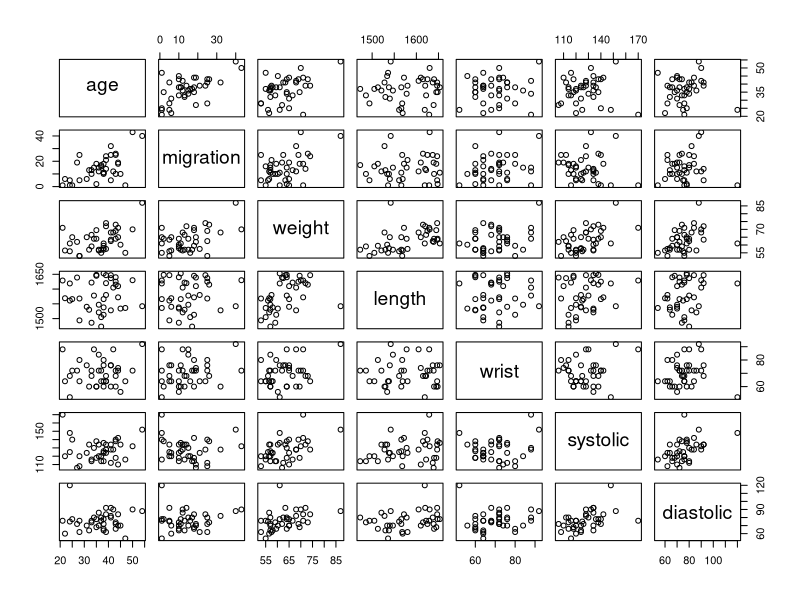
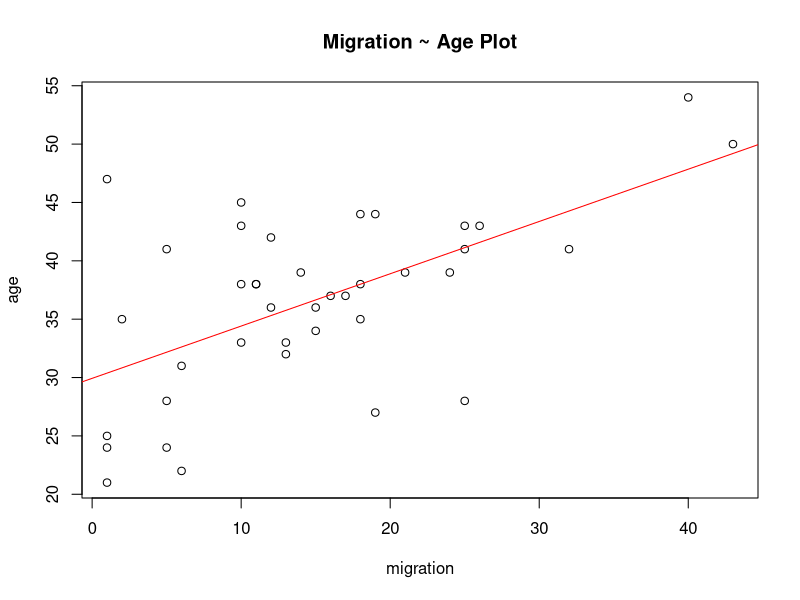
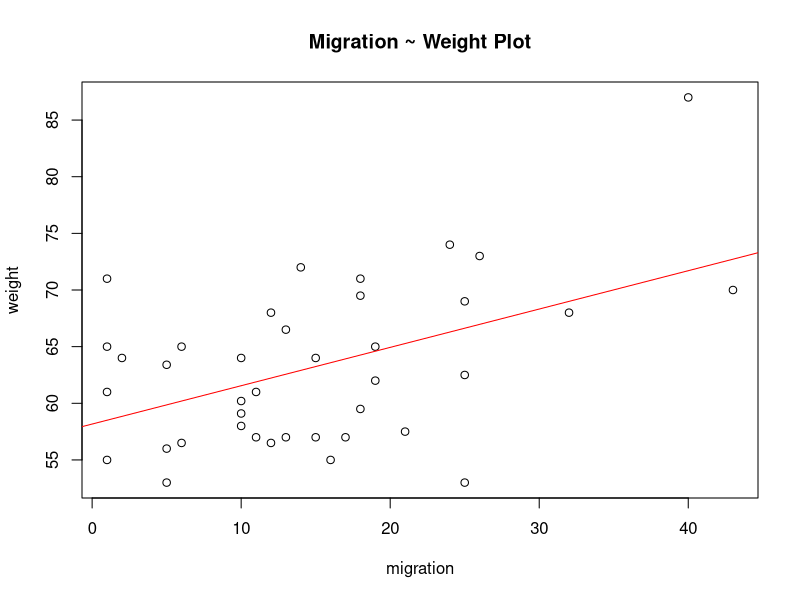
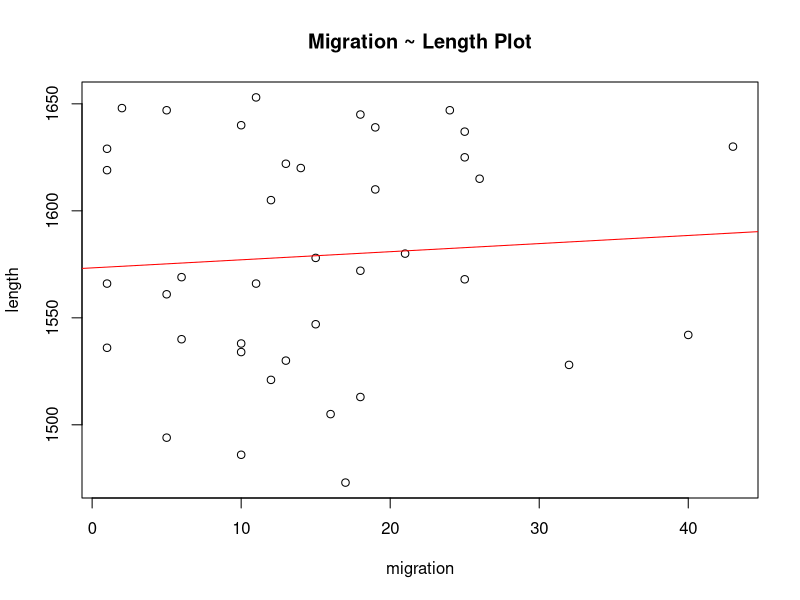
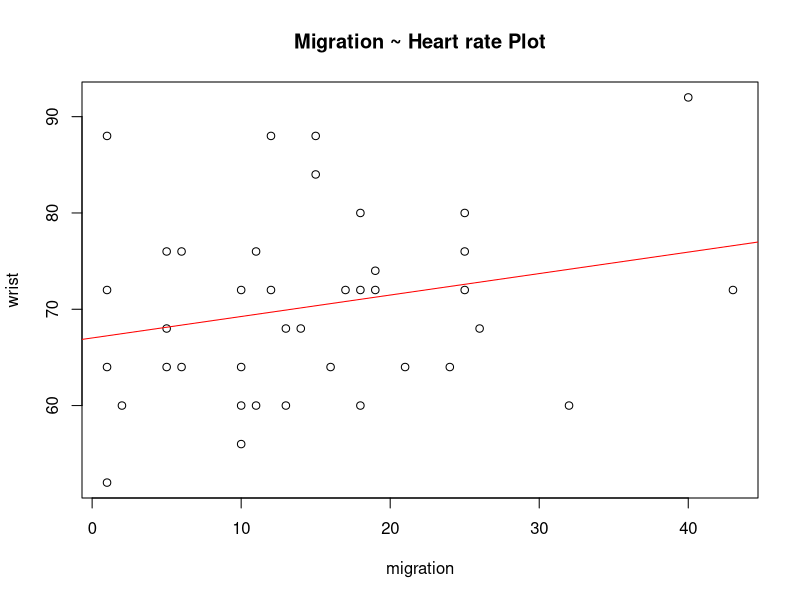
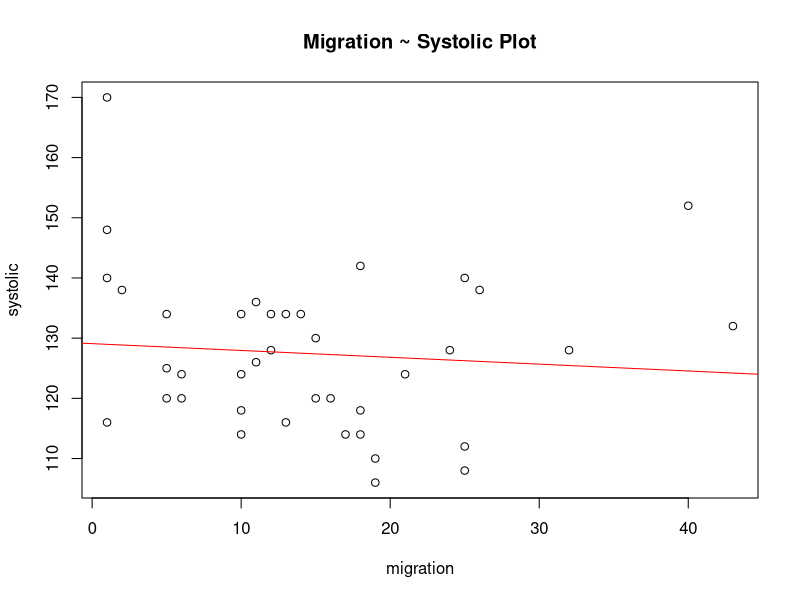
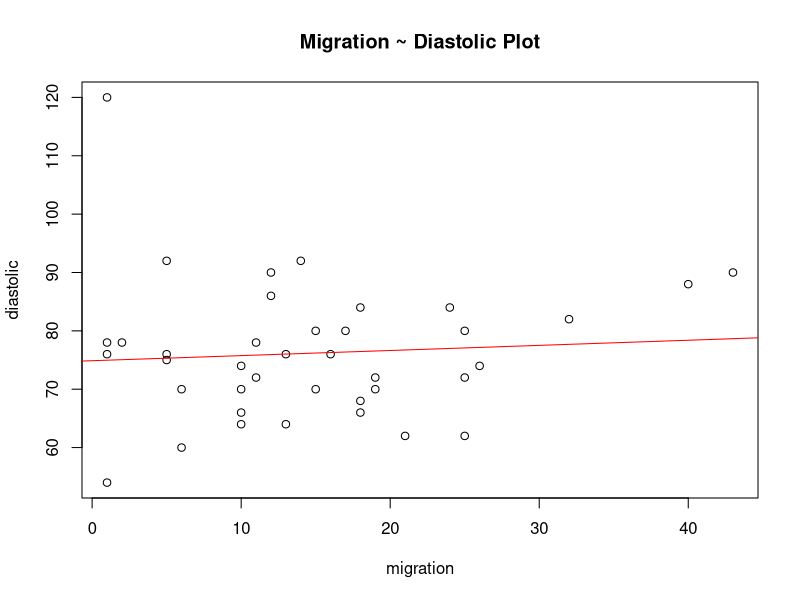
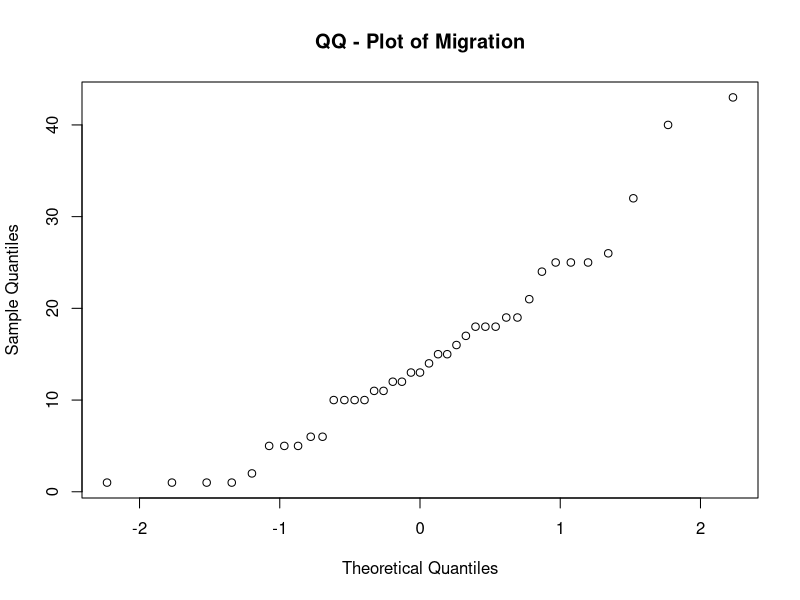

The R source for these figures, in order:
# Exercise 4

# Lecture 3 - Slide No: 11 (explanation about normality)

# Exercise 5

peruvians = read.table("peruvians.txt", header = TRUE);
peruvians
peruvians = peruvians[, - c(5, 6, 7)] # Deleting redundant columns since we don't need to use them for this exercise
peruvians

# Task 1

attach(peruvians)
pairs(peruvians)

#Plots of each pair for better understanding

plot(migration, age, main = "Migration ~ Age Plot")
abline(lm(age~migration), col="red")

plot(migration, weight, main = "Migration ~ Weight Plot")
abline(lm(weight~migration), col="red")

plot(migration, length, main = "Migration ~ Length Plot")
abline(lm(length~migration), col="red")

plot(migration, wrist, main = "Migration ~ Heart rate Plot")
abline(lm(wrist~migration), col="red")

plot(migration, systolic, main = "Migration ~ Systolic Plot")
abline(lm(systolic~migration), col="red")

plot(migration, diastolic, main = "Migration ~ Diastolic Plot")
abline(lm(diastolic~migration), col="red")

# Task 2

cor.test(migration, age) # Co-related if normal
cor.test(migration, weight) # Co-related if normal
cor.test(migration, length) # Not Co-related
cor.test(migration, wrist) # Not Co-related
cor.test(migration, systolic) # Not Co-related
cor.test(migration, diastolic) # Not Co-related

# Correlation Checking for Migration~Age

qqnorm(migration, main = "QQ - Plot of Migration")
qqnorm(age, main = "QQ - Plot of Age")

shapiro.test(migration) # Not Normal
shapiro.test(age) # Normal

# So, use the rank correlation test of Spearman.

cor.test(migration, age, method = "spearman") # There is significant rank correlation

# Correlation Checking for Migration~Weight

qqnorm(migration, main = "QQ - Plot of Migration")
qqnorm(weight, main = "QQ - Plot of Weight")

shapiro.test(migration) # Not Normal
shapiro.test(weight) # Not Normal

# So, use the rank correlation test of Spearman.

cor.test(migration, weight, method = "spearman") # There is no rank correlation!! ?? IDK how to explain

# Exercise 6

# Task 1

run = read.table("run.txt", header = TRUE)
run[,1:2]
attach(run)

# graph for before data 
hist(before)
qqnorm(before)
qqline(before) # Not Normal #

# graph for after data 
hist(after)
qqnorm(after)
qqline(after) # Normal #

# Before ~ After grah plotting 

plot(before, after, main = "Before Vs After")
abline(lm(after~before), col="red")
boxplot(before, after, names = c("before", "after"))

# Graph for the differences before-after

hist(before-after)
qqnorm(before-after)
qqline(before-after) # Normal #
boxplot(before-after, names = "before - after")

# Check for normality

shapiro.test(before-after) # proves our asumption that the difference is normal

# Task 2

lemo = run[which(drink == "lemo"),]
lemo

energy = run[which(drink == "energy"),]
energy

# Test for "Lemo"

# Paired t-test assumes the differences are form normal distribution (Lec 3 - p 25)

t.test(lemo$before, lemo$after, paired = TRUE) # We can not reject H0 i.e. the mean of the differences is 0

# t-test assumes the data are form normal distribution (Lec 3 - p 6)

t.test(lemo$before - lemo$after)


# both paired t-test and one-sample t-test has the same p value. That is they are equivalent.

# Test for "energy"

t.test(energy$before, energy$after, paired = TRUE) # We can not reject H0 i.e. the mean of the differences is 0
t.test(energy$before - energy$after)

# both paired t-test and one-sample t-test has the same p value. That is they are equivalent.

# Task 3

time_difference = run$before - run$after
time_difference

lemo_time_difference = lemo$before - lemo$after
lemo_time_difference

energy_time_difference = energy$before - energy$after
energy_time_difference

t.test(lemo_time_difference, energy_time_difference) # Paired or Not Paired!!!

t.test(lemo_time_difference)
t.test(energy_time_difference)

# We can not reject H0 i.e. the mean of the differences is 0. So, we can not say whether it is affected by the type of drink! Even if we do one sample t-test for both lemo and energy drink individually we could say that, we can't reject H0. So , we can't say that it is affected by drink type.
# Task 4

# Task 5

# Task 6

# OUr assumption for performing analysis in Exercise 3 was that the differences are taken from a random sample of normal distribution

qqnorm(lemo_time_difference)
qqline(lemo_time_difference)
shapiro.test(lemo_time_difference)
# p- value = 0.3725. Therefore, no reason to suspect that the assumption about differences are not taken from normal distribution

qqnorm(energy_time_difference)
qqline(energy_time_difference)
shapiro.test(energy_time_difference)
# p- value = 0.2788. Therefore,the differences are taken from normal distribution.

# How would you transform this vector into 24 residuals to investigate this assumption in QQ-plots? Make this QQ-plot(s).

levels <- c("lemo", "lemo", "lemo", "lemo", "lemo", "lemo", "energy", "energy", "energy", "energy", "energy", "energy")

# difference_data <- data.frame(first=lemo_time_difference, second=energy_time_difference, f=levels)
# Two types = lemo and energy. Each contains 12 differences (before - after)

difference_data <- data.frame(difference_soft =lemo_time_difference, difference_energy =energy_time_difference)
difference_data

runframe = data.frame(yeild=as.vector(as.matrix(difference_data)),  group = factor(rep(1:2, each=12)))
runframe
runaov = lm(yeild~group, data = runframe)
anova(runaov)
summary(runaov)
confint(runaov)

par(mfrow=c(1,2)); 
for (i in 1:2) qqnorm(difference_data[,i])
par(mfrow=c(1,1)); qqnorm(residuals(runaov))
qqline(residuals(runaov)) # Normal

# p-value for H0 i.e m0=m1 = 0.154. Therefore, H0 is not rejected!! (or should I reject I'm confused again :D) 
# Therefore, our assumption that is the differences are taken from Normal distribution is correct!

# But for two samples I think we can just perform t-test!!! But I don't know how to relate this with 24 residuals!

t.test(difference_data)
par(mfrow=c(1,2)); 
for (i in 1:2) qqnorm(difference_data[,i])
par(mfrow=c(1,1)); qqnorm(residuals(runaov))
qqline(residuals(runaov)) # Normal

# p-value = 0.9652. So, we can't reject H0. So, the distribution is normal

# Exercise 7

dogs <- read.table("dogs.txt", header = TRUE)
dogs

# Task 1

attach(dogs)
# boxplot(isofluorane, halothane, cyclopropane, names = c("Isofluorane", "Halothane", "Cyclopropane") )
boxplot(dogs, names = c("Isofluorane", "Halothane", "Cyclopropane") )

qqnorm(isofluorane, main= "Q-Q Plot of Isofluorane" )
qqline(isofluorane) # Not Normal
shapiro.test(isofluorane)

qqnorm(halothane, main= "Q-Q Plot of Halothane" )
qqline(halothane) # Normal
shapiro.test(halothane)

qqnorm(cyclopropane, main= "Q-Q Plot of Cyclopropane" )
qqline(cyclopropane) # Normal
shapiro.test(cyclopropane)

# Samples for halothane and cyclopropane may be come from normal population but isofluorane does not come from normal distribution

# Task 2
dogs
boxplot(dogs)
stripchart(dogs, vertical = TRUE)

dogframe = data.frame(plasma=as.vector(as.matrix(dogs)),  group = factor(rep(1:3, each=10)))
dogframe
dog_aov = lm(plasma~group, data = dogframe)
anova(dog_aov) # Not normal p - value = 0.011

summary(dog_aov)
confint(dog_aov)

# p-value = 0.011. Therefore, Ho is rejected

# Task 3

attach(dogframe)
kruskal.test(plasma, group)

# p-value for H0: m0=m1=m2= 0.05948. So, H0 can not be rejected!

# using kruskal we can not reject H0 but if we use the previous one we can reject H0
